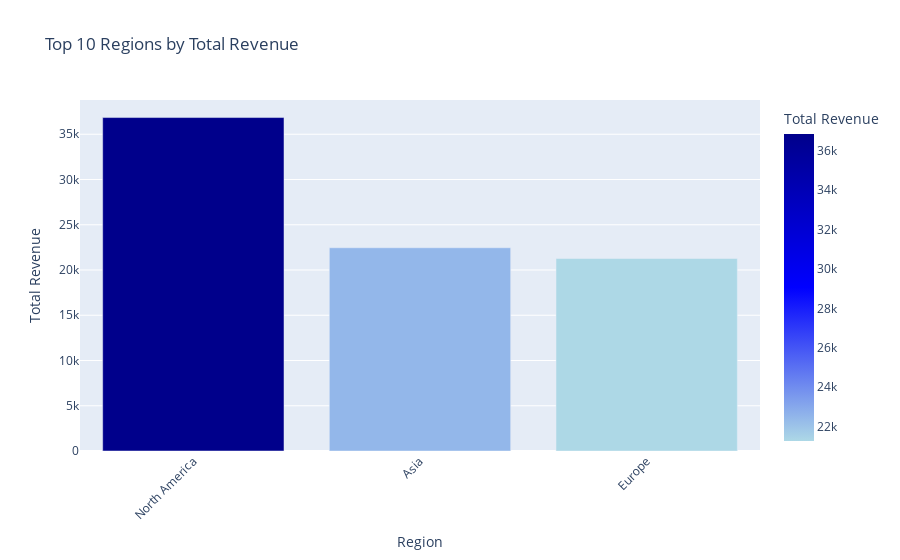

The notebook cell saved with this chart:
### Markdown cell above
Canon EOS RS Camera is the most profitable product, generating significantly more revenue than the others.
LG OLED TV and MacBook Pro 16-inch follow closely behind, with relatively high revenue levels.
iPhone 14 Pro and Peloton Bike also contribute a substantial amount of revenue.
Garmin Forerunner 945, HP Spectre x360 Laptop, Roomba i7+, and Samsung Galaxy Tab S8 generate lower revenue compared to the top products.

### Code cell
df = pd.DataFrame(data)
total_revenue_per_region = df.groupby('Region')['Total Revenue'].sum().reset_index()
top_regions = total_revenue_per_region.nlargest(10, 'Total Revenue')

custom_blue_scale = [
    [0.0, 'lightblue'], 
    [0.5, 'blue'],      
    [1.0, 'darkblue']   
]

fig = px.bar(
    top_regions,
    x='Region',
    y='Total Revenue',
    color='Total Revenue',
    color_continuous_scale=custom_blue_scale,  
    title='Top 10 Regions by Total Revenue'
)

fig.update_layout(
    xaxis_title='Region',
    yaxis_title='Total Revenue',
    xaxis_tickangle=-45  
)

fig.show()

### Figure 1 — Plotly figure (JSON) as saved in the notebook; plotly's stock layout.template omitted (floating-point values rounded to 4 significant figures)
{"data": [{"alignmentgroup": "True", "hovertemplate": "Region=%{x}<br>Total Revenue=%{marker.color}<extra></extra>", "legendgroup": "", "marker": {"color": [36846, 22459, 21271], "coloraxis": "coloraxis", "pattern": {"shape": ""}}, "name": "", "offsetgroup": "", "orientation": "v", "showlegend": false, "textposition": "auto", "type": "bar", "x": ["North America", "Asia", "Europe"], "xaxis": "x", "y": [36846, 22459, 21271], "yaxis": "y"}], "layout": {"barmode": "relative", "coloraxis": {"colorbar": {"title": {"text": "Total Revenue"}}, "colorscale": [[0, "lightblue"], [0.5, "blue"], [1, "darkblue"]]}, "legend": {"tracegroupgap": 0}, "title": {"text": "Top 10 Regions by Total Revenue"}, "xaxis": {"anchor": "y", "domain": [0, 1], "tickangle": -45, "title": {"text": "Region"}}, "yaxis": {"anchor": "x", "domain": [0, 1], "title": {"text": "Total Revenue"}}}}
